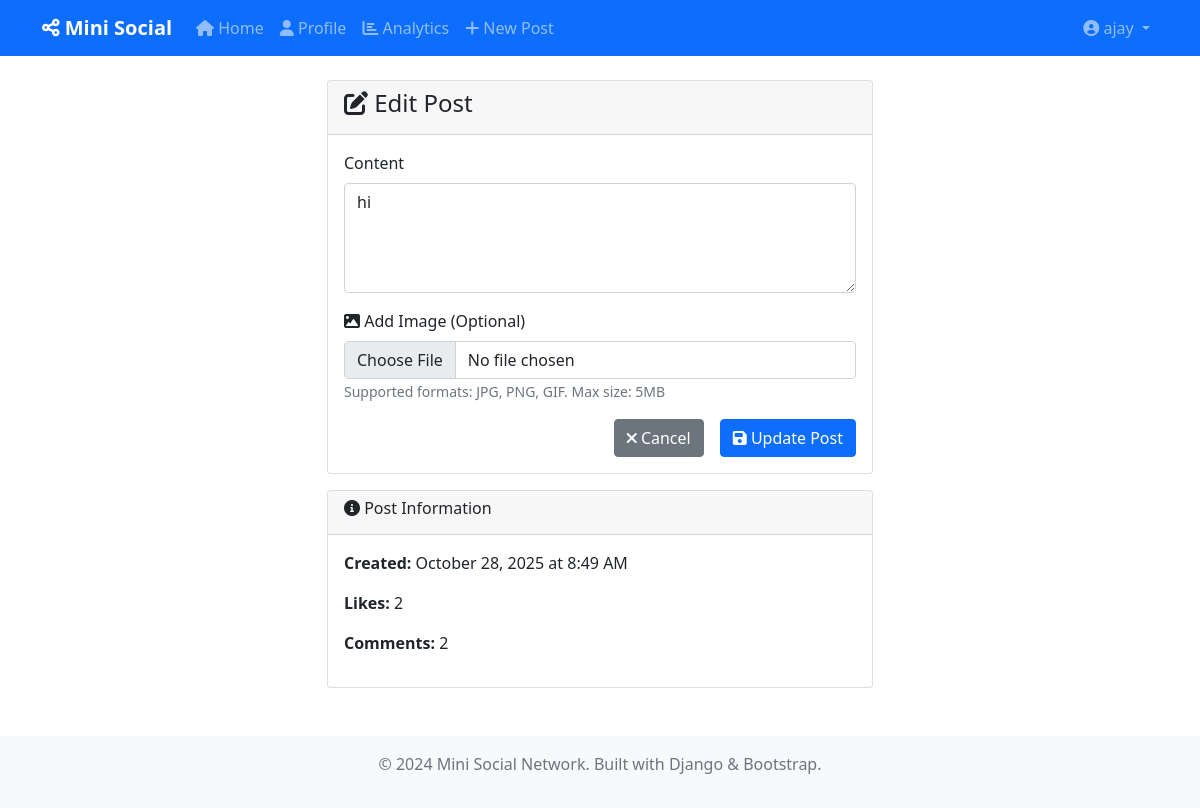
Page /post/5/edit/ (signed in) on the committed database.
### core/models.py (models this page shows, shortened)
class Post(models.Model):
    author = models.ForeignKey(User, on_delete=models.CASCADE, related_name='posts')
    content = models.TextField(max_length=500)
    image = models.ImageField(upload_to='posts/', blank=True, null=True)
    created_at = models.DateTimeField(auto_now_add=True)
    updated_at = models.DateTimeField(auto_now=True)
    class Meta:
        ordering = ['-created_at']
    @property
    def like_count(self):
        return self.likes.count()
    @property
    def comment_count(self):
        return self.comments.count()

### core/views.py (the view, shortened to what this page needs)
# urls.py: path('post/<int:pk>/edit/', views.edit_post_view, name='edit_post'),
@login_required
def edit_post_view(request, pk):
    post = get_object_or_404(Post, pk=pk, author=request.user)
    return render(request, 'core/edit_post.html', {'post': post})

### core/templates/core/edit_post.html (shortened to what this page needs)
{% extends 'core/base.html' %}
{% block content %}
<div class="row">
    <div class="col-md-6 mx-auto">
        <div class="card">
            <div class="card-header">
                <h4><i class="fas fa-edit"></i> Edit Post</h4>
            </div>
            <div class="card-body">
                <form method="post" enctype="multipart/form-data">
                    <div class="mb-3">
                        <label for="content" class="form-label">Content</label>
                        <textarea name="content" id="content" class="form-control" rows="4" required>{{ post.content }}</textarea>
                    </div>
                    <div class="mb-3">
                        <label for="image" class="form-label">
                            <i class="fas fa-image"></i>
                            {% if post.image %}Replace Image{% else %}Add Image{% endif %} (Optional)
                        </label>
                        <input type="file" name="image" id="image" class="form-control" accept="image/*">
                        <small class="form-text text-muted">
                            Supported formats: JPG, PNG, GIF. Max size: 5MB
                        </small>
                    </div>
                    <div class="d-grid gap-2 d-md-flex justify-content-md-end">
                        <a href="{% url 'feed' %}" class="btn btn-secondary me-md-2">
                            <i class="fas fa-times"></i> Cancel
                        </a>
                        <button type="submit" class="btn btn-primary">
                            <i class="fas fa-save"></i> Update Post
                        </button>
                    </div>
                </form>
            </div>
        </div>
        <div class="card mt-3">
            <div class="card-header">
                <h6><i class="fas fa-info-circle"></i> Post Information</h6>
            </div>
            <div class="card-body">
                <p><strong>Created:</strong> {{ post.created_at|date:"F d, Y \a\t g:i A" }}</p>
                <p><strong>Likes:</strong> {{ post.like_count }}</p>
                <p><strong>Comments:</strong> {{ post.comment_count }}</p>
            </div>
        </div>
    </div>
</div>
{% endblock %}

### core/templates/core/base.html (shortened to what this page needs)
<!DOCTYPE html>
<html lang="en">
<head>
    <link href="https://cdn.jsdelivr.net/npm/bootstrap@5.1.3/dist/css/bootstrap.min.css" rel="stylesheet">
    <link href="https://cdnjs.cloudflare.com/ajax/libs/font-awesome/6.0.0/css/all.min.css" rel="stylesheet">
</head>
<body>
    <nav class="navbar navbar-expand-lg navbar-dark bg-primary">
        <div class="container">
            <a class="navbar-brand" href="{% url 'feed' %}">
                <i class="fas fa-share-alt"></i> Mini Social
            </a>
            <div class="collapse navbar-collapse" id="navbarNav">
                <ul class="navbar-nav me-auto">
                    <li class="nav-item">
                        <a class="nav-link" href="{% url 'feed' %}">
                            <i class="fas fa-home"></i> Home
                        </a>
                    </li>
                    {% if user.is_authenticated %}
                    <li class="nav-item">
                        <a class="nav-link" href="{% url 'profile' user.username %}">
                            <i class="fas fa-user"></i> Profile
                        </a>
                    </li>
                    <li class="nav-item">
                        <a class="nav-link" href="{% url 'analytics' %}">
                            <i class="fas fa-chart-bar"></i> Analytics
                        </a>
                    </li>
                    <li class="nav-item">
                        <a class="nav-link" href="{% url 'create_post' %}">
                            <i class="fas fa-plus"></i> New Post
                        </a>
                    </li>
                    {% endif %}
                </ul>
                <ul class="navbar-nav">
                    {% if user.is_authenticated %}
                    <li class="nav-item dropdown">
                        <a class="nav-link dropdown-toggle" href="#" id="navbarDropdown" role="button" data-bs-toggle="dropdown">
                            <i class="fas fa-user-circle"></i> {{ user.username }}
                        </a>
                    </li>
                    {% endif %}
                </ul>
            </div>
        </div>
    </nav>
    <main class="container mt-4">
        {% block content %}
        {% endblock %}
    </main>
    <footer class="bg-light text-center text-muted py-3 mt-5">
        <div class="container">
            <p>&copy; 2024 Mini Social Network. Built with Django & Bootstrap.</p>
        </div>
    </footer>
</body>
</html>

### core/templates/core/base.html (style rules this page uses)
.navbar-brand { font-weight: bold; }

### rows in the picture
Post: content "hi", created_at "October 28, 2025 at 8:49 AM", like_count "2", comment_count "2"

### other values in the picture
{{ user.username }} "ajay"
